Frame 1 (no input): blank canvas, image omitted
Frame 60 (no input): blank canvas, image omitted
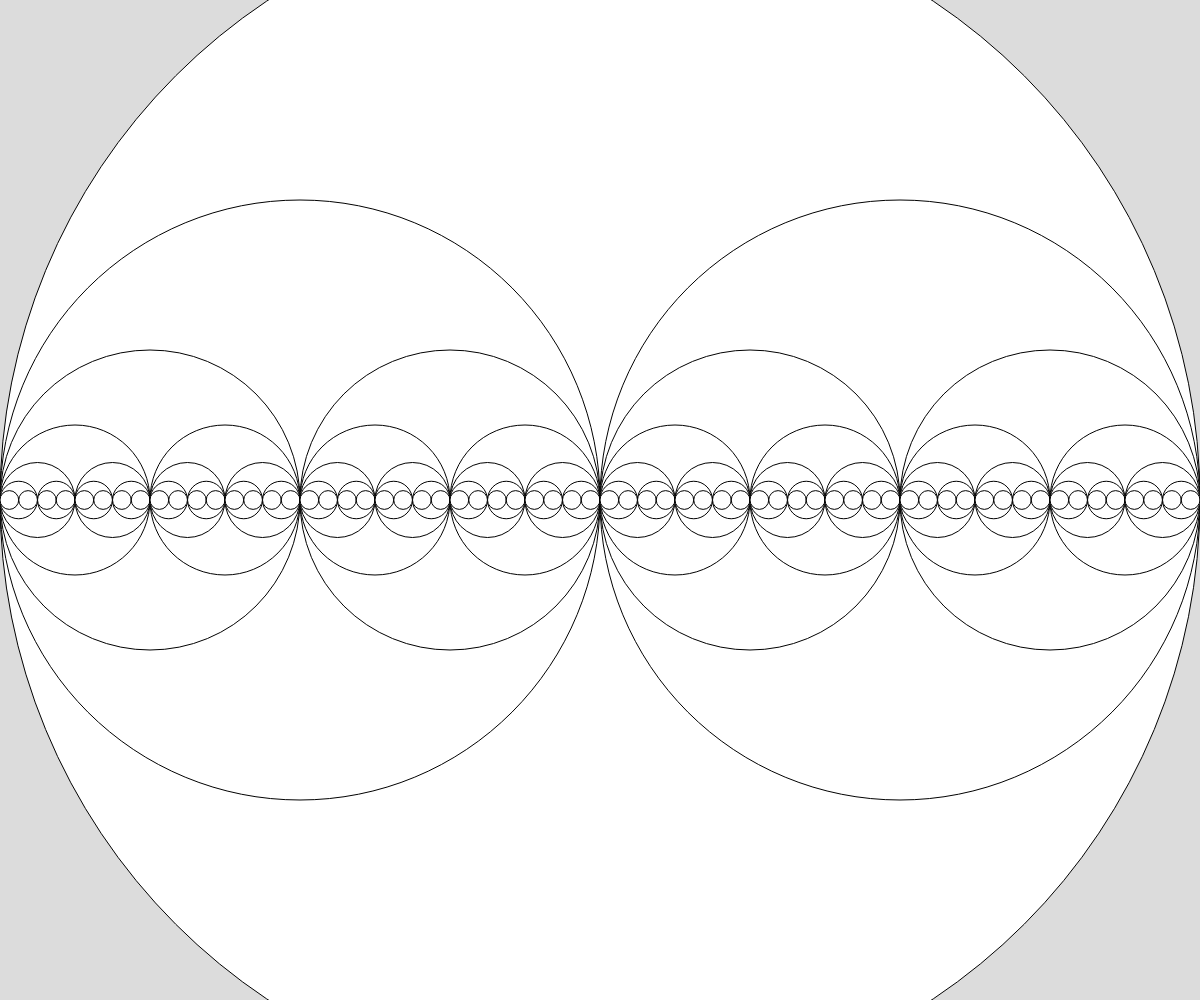
Frame 120 (the mouse pressed at the canvas centre since frame 60)

The p5.js sketch whose frames 1 and 60 were blank and that drew this single picture after the mouse press (run headless with seeded random() and noise() and a simulated clock; from frame 60 on, the mouse is pressed at the canvas centre):

// p5.js sketch
// ── sketch.js
// Fractal Circle Demo
// Using Recursion

function setup() {
  createCanvas(windowWidth, windowHeight);
}

function draw() {
  background(220);
  recursiveCircle(width/2, height/2, mouseX);
}


function recursiveCircle(x,y,radius){
  circle(x,y,radius*2);

  // base case
  if (radius > 10) {
    recursiveCircle(x - radius/2, y, radius/2);
    recursiveCircle(x + radius/2, y, radius/2);
  }
}
